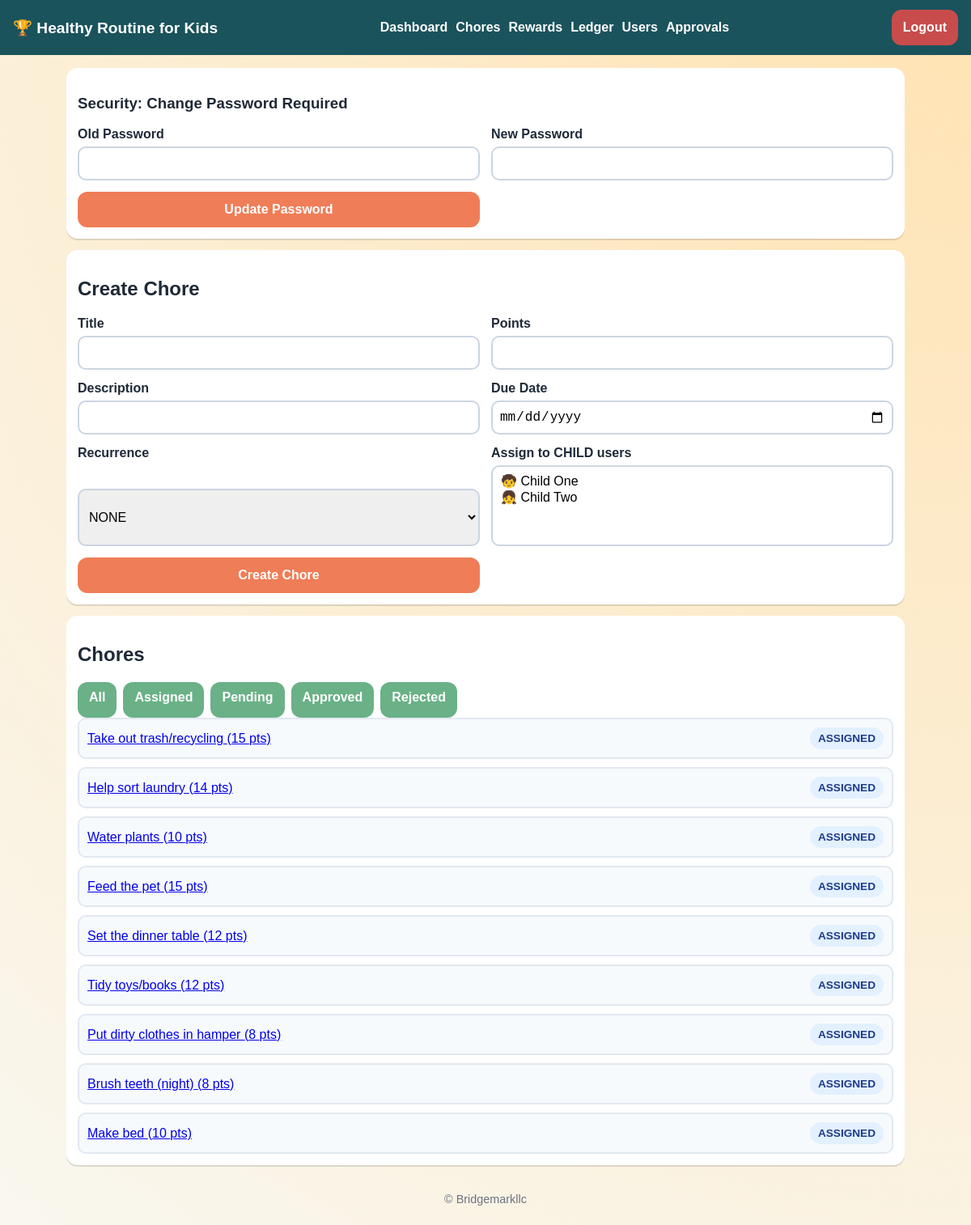
/chores (signed in), run on the app's committed database.
### tables this page shows
CREATE TABLE chores (
            id INTEGER PRIMARY KEY AUTOINCREMENT,
            title TEXT NOT NULL,
            description TEXT,
            points INTEGER NOT NULL CHECK(points >= 0),
            recurrence TEXT NOT NULL CHECK(recurrence IN ('NONE','DAILY','WEEKLY')) DEFAULT 'NONE',
            due_date TEXT,
            status TEXT NOT NULL CHECK(status IN ('ASSIGNED','DONE_PENDING','APPROVED','REJECTED')) DEFAULT 'ASSIGNED',
            created_by INTEGER NOT NULL,
            created_at TEXT NOT NULL,
            FOREIGN KEY(created_by) REFERENCES users(id)
        );

### app/main.py (the view)
@app.get("/chores")
def chores_page(request: Request, status: str | None = None):
    user = _require_login(request)
    conn = request.state.conn
    chores = list_chores(conn, user, status=status)
    children = [u for u in list_users(conn) if u["role"] == ROLE_CHILD and u["is_active"]]
    return templates.TemplateResponse("chores.html", _ctx(request, chores=chores, children=children, status_filter=status))

### app/db.py (called while the page is built)
def get_db_path() -> str:
    return os.getenv("APP_DB_PATH", "/data/app.db")

def connect(db_path: str | None = None) -> sqlite3.Connection:
    path = db_path or get_db_path()
    conn = sqlite3.connect(path, check_same_thread=False)
    conn.row_factory = sqlite3.Row
    conn.execute("PRAGMA foreign_keys = ON")
    return conn

### app/main.py (called while the page is built)
@app.middleware("http")
async def attach_user(request: Request, call_next):
    conn = connect()
    request.state.conn = conn
    request.state.user = None
    try:
        response = await call_next(request)
    finally:
        conn.close()
    return response

def _current_user(request: Request):
    if getattr(request.state, "user", None):
        return request.state.user
    if "session" not in request.scope:
        return None
    user_id = request.session.get("user_id")
    if not user_id:
        return None
    user = get_user(request.state.conn, int(user_id))
    if not user or not user["is_active"]:
        request.session.clear()
        return None
    request.state.user = user
    return user

def _require_login(request: Request):
    user = _current_user(request)
    if not user:
        raise HTTPException(status_code=401, detail="Authentication required")
    return user

def _ctx(request: Request, **kwargs: Any) -> dict[str, Any]:
    user = _current_user(request)
    return {
        "request": request,
        "user": user,
        "is_admin": bool(user and user["role"] == ROLE_ADMIN),
        "is_parent": bool(user and user["role"] == ROLE_PARENT),
        "is_child": bool(user and user["role"] == ROLE_CHILD),
        **kwargs,
    }

### app/services/core.py (called while the page is built)
def row_to_dict(row: sqlite3.Row | None) -> dict[str, Any] | None:
    if row is None:
        return None
    return {k: row[k] for k in row.keys()}

def list_users(conn: sqlite3.Connection) -> list[dict[str, Any]]:
    rows = conn.execute(
        "SELECT id, username, display_name, role, avatar, is_active, must_change_password, created_at FROM users ORDER BY id"
    ).fetchall()
    return [row_to_dict(r) for r in rows]

def get_user(conn: sqlite3.Connection, user_id: int) -> dict[str, Any] | None:
    row = conn.execute("SELECT * FROM users WHERE id = ?", (user_id,)).fetchone()
    return row_to_dict(row)

def _chore_assignee_ids(conn: sqlite3.Connection, chore_id: int) -> list[int]:
    rows = conn.execute("SELECT user_id FROM chore_assignments WHERE chore_id = ?", (chore_id,)).fetchall()
    return [int(r["user_id"]) for r in rows]

### app/templates/chores.html (shortened to what this page needs)
{% extends "base.html" %}
{% block content %}
{% if is_parent or is_admin %}
<section class="card">
  <h2>Create Chore</h2>
  <form method="post" action="/chores/create" class="grid two">
    <label>Title<input name="title" required /></label>
    <label>Points<input name="points" type="number" min="0" required /></label>
    <label>Description<input name="description" /></label>
    <label>Due Date<input name="due_date" type="date" /></label>
    <label>Recurrence
      <select name="recurrence">
        <option value="NONE">NONE</option>
      </select>
    </label>
    <label>Assign to CHILD users
      <select name="assignee_ids" multiple size="4" required>
        {% for child in children %}
        <option value="{{ child.id }}">{{ child.avatar }} {{ child.display_name }}</option>
        {% endfor %}
      </select>
    </label>
    <button class="btn" type="submit">Create Chore</button>
  </form>
</section>
{% endif %}
<section class="card">
  <h2>Chores</h2>
  <div class="row">
    <a class="btn alt" href="/chores">All</a>
    <a class="btn alt" href="/chores?status=ASSIGNED">Assigned</a>
    <a class="btn alt" href="/chores?status=DONE_PENDING">Pending</a>
    <a class="btn alt" href="/chores?status=APPROVED">Approved</a>
    <a class="btn alt" href="/chores?status=REJECTED">Rejected</a>
  </div>
  <div class="list">
    {% for c in chores %}
    <div class="list-item">
      <a href="/chores/{{ c.id }}">{{ c.title }} ({{ c.points }} pts)</a>
      <span class="pill">{{ c.status }}</span>
    </div>
    {% else %}
    <p>No chores found.</p>
    {% endfor %}
  </div>
</section>
{% endblock %}

### app/templates/base.html (shortened to what this page needs)
<!DOCTYPE html>
<html lang="en">
<head>
  <link rel="stylesheet" href="/static/styles.css" />
</head>
<body>
  <header class="topbar">
    <div class="brand">🏆 Healthy Routine for Kids</div>
    {% if user %}
    <nav class="navlinks">
      <a href="/dashboard">Dashboard</a>
      <a href="/chores">Chores</a>
      <a href="/rewards">Rewards</a>
      <a href="/ledger">Ledger</a>
      {% if is_admin %}<a href="/users">Users</a>{% endif %}
      {% if is_admin or is_parent %}<a href="/approvals">Approvals</a>{% endif %}
    </nav>
    <form method="post" action="/logout"><button class="btn danger">Logout</button></form>
    {% endif %}
  </header>
  <main class="container">
    {% if user and user.must_change_password %}
      <section class="card">
        <h3>Security: Change Password Required</h3>
        <form method="post" action="/me/change-password" class="grid two">
          <label>Old Password<input type="password" name="old_password" required /></label>
          <label>New Password<input type="password" name="new_password" required /></label>
          <button class="btn" type="submit">Update Password</button>
        </form>
      </section>
    {% endif %}
    {% block content %}{% endblock %}
  </main>
  <footer class="site-footer">© Bridgemarkllc</footer>
</body>
</html>

### app/static/styles.css (style rules this page uses)
:root { --bg: #f9f7ef; --card: #ffffff; --ink: #1f2937; --accent: #ef7d57; --accent-2: #6ab187; --danger: #c94c4c; --muted: #6b7280; }
* { box-sizing: border-box; }
body { margin: 0; font-family: "Trebuchet MS", "Verdana", sans-serif; color: var(--ink); background: radial-gradient(circle at top right, #ffe3b3, var(--bg)); }
.topbar { display: flex; gap: 12px; align-items: center; justify-content: space-between; padding: 12px 16px; background: #1a535c; color: #fff; flex-wrap: wrap; }
.brand { font-size: 1.2rem; font-weight: 700; }
.navlinks { display: flex; gap: 10px; flex-wrap: wrap; }
.navlinks a { color: #fff; text-decoration: none; font-weight: 600; }
.container { max-width: 1060px; margin: 16px auto; padding: 0 12px; }
.card { background: var(--card); border-radius: 14px; padding: 14px; box-shadow: 0 2px 0 rgba(0,0,0,0.12); margin-bottom: 14px; }
.grid { display: grid; gap: 14px; }
.grid.two { grid-template-columns: 1fr; }
.row { display: flex; gap: 8px; align-items: center; flex-wrap: wrap; }
.list { display: grid; gap: 10px; }
.list-item { display: flex; justify-content: space-between; align-items: center; gap: 8px; background: #f7fafc; border: 2px solid #e2e8f0; border-radius: 10px; padding: 10px; }
.btn { border: 0; border-radius: 12px; background: var(--accent); color: #fff; padding: 10px 14px; font-size: 1rem; font-weight: 700; cursor: pointer; min-height: 44px; text-decoration: none; display: inline-block; }
.btn.alt { background: var(--accent-2); }
.btn.danger { background: var(--danger); }
label { display: grid; gap: 6px; font-weight: 700; }
input, select { min-height: 42px; border-radius: 10px; border: 2px solid #cbd5e1; padding: 8px; font-size: 1rem; }
.pill { background: #e2f0ff; color: #1e3a8a; border-radius: 999px; padding: 6px 10px; font-size: 0.85rem; font-weight: 700; }
.site-footer { text-align: center; color: var(--muted); font-size: 0.9rem; padding: 18px 10px 24px; }
@media (min-width: 800px) { .grid.two { grid-template-columns: 1fr 1fr; } }

### data on the page
chores: title "Take out trash/recycling", points "15", status "ASSIGNED"
chores: title "Help sort laundry", points "14", status "ASSIGNED"
chores: title "Water plants", points "10", status "ASSIGNED"
chores: title "Feed the pet", points "15", status "ASSIGNED"
chores: title "Set the dinner table", points "12", status "ASSIGNED"
chores: title "Tidy toys/books", points "12", status "ASSIGNED"
chores: title "Put dirty clothes in hamper", points "8", status "ASSIGNED"
chores: title "Brush teeth (night)", points "8", status "ASSIGNED"
chores: title "Make bed", points "10", status "ASSIGNED"
